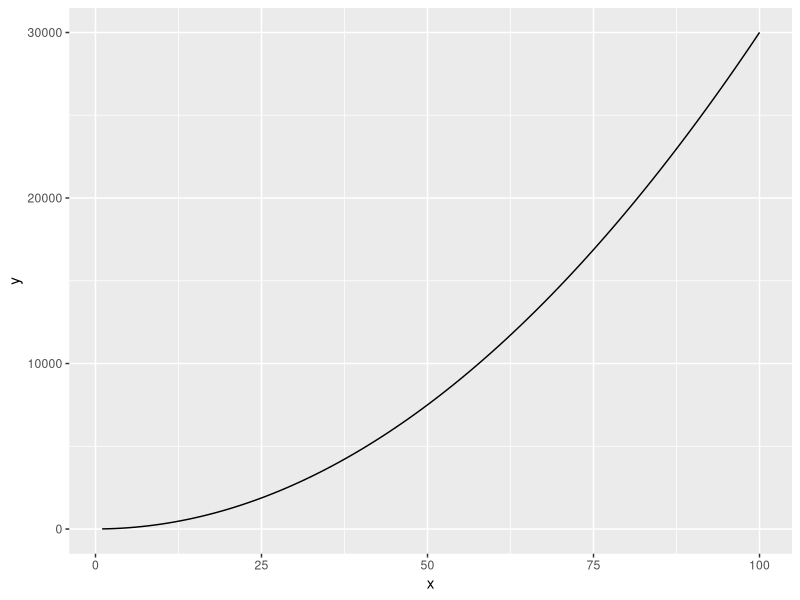
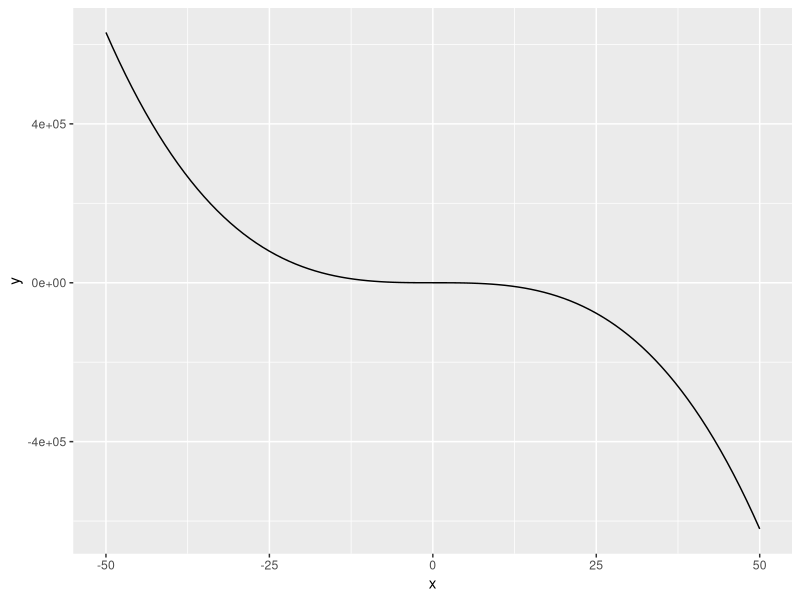
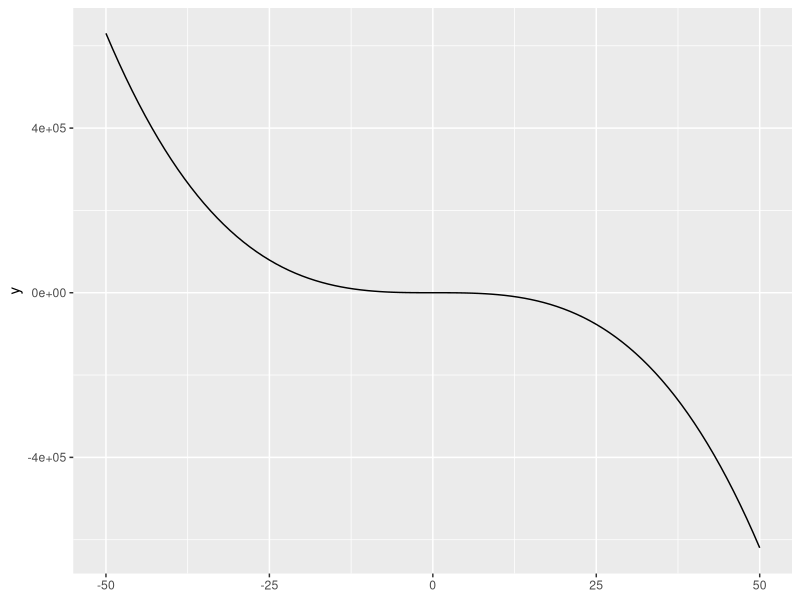
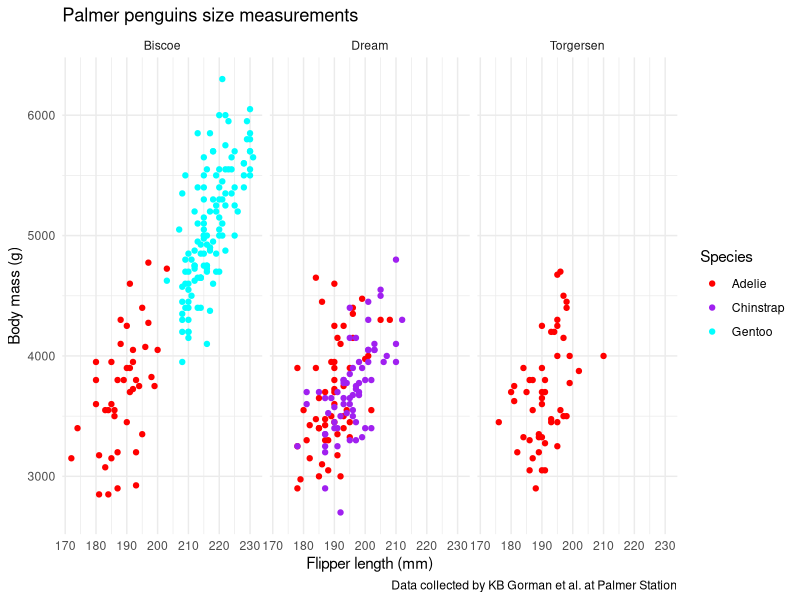

The R script that drew these images, in order:
## ---- chunk 1
knitr::opts_chunk$set(echo = TRUE)
library(tidyverse)
library(palmerpenguins)
## ---- chunk 2
# ggplot is expecting a function, not expression

eq <- function(x) {
  
  3 * x ^ 2 + 4
}

# Use stat_function()
# ggplot is expecting a data frame, not vector

ggplot(data = data.frame(x = c(1, 100)), aes(x = x)) +
  stat_function(fun = eq)



## ---- chunk 3
eq2 <- function(x) {
  2.4-5*x^3+2.1*x^2
}

ggplot(data = data.frame(x = c(-50, 50)), aes(x = x)) +
  stat_function(fun = eq2)
## ---- chunk 4
ggplot(data = NULL) +
  stat_function(fun = eq2) +
  xlim(min = -50, max = 50)
## ---- chunk 5
ggplot(data = penguins, aes(x = flipper_length_mm, y = body_mass_g)) +
  geom_point(aes(color = species)) +
  scale_color_manual(values = c("red", "purple", "cyan")) +
  labs(x = "Flipper length (mm)",
       y = "Body mass (g)",
       title = "Palmer penguins size measurements",
       caption = "Data collected by KB Gorman et al. at Palmer Station",
       color = "Species") +
  facet_wrap(~island) +
  theme_minimal()
## ---- chunk 6
gt <- expression(2.2 + 3.1 * t -5.6 * t ^ 4)

dg_dt <- D(expr = gt, name = "t")

dg_dt
## ---- chunk 7
d2g_dt2 <- D(expr = dg_dt, name = "t")

d2g_dt2
## ---- chunk 8
f_xyz <- expression(2*x*y - 3*x^2*z^3)

df_dx <- D(expr = f_xyz, name = "x")
df_dy <- D(expr = f_xyz, name = "y")
df_dz <- D(expr = f_xyz, name = "z")

df_dx
df_dy
df_dz
